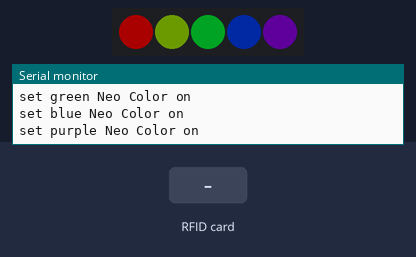
A sketch run on a simulated Arduino Uno, built for the host (arithmetic inside an expression is 32-bit, double 64-bit). Shown: 5 RGB LEDs in strip order, left to right, the last lines printed to the serial monitor. Inputs (shaded band) come from the test bench. Dim RGB values are drawn brighter than linear; EEPROM starts erased.

Above: at 8.6 s.
8.7 s: RFID card 7A 6C A2 1A held to the reader
At 10.5 s:
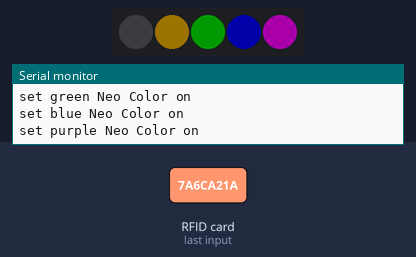
10.9 s: RFID card B6 E0 97 2B held to the reader
At 12.6 s:
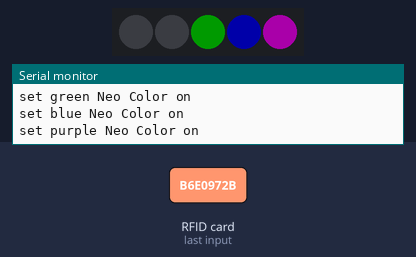
12.9 s: RFID card DB C2 43 35 held to the reader
At 14.5 s:
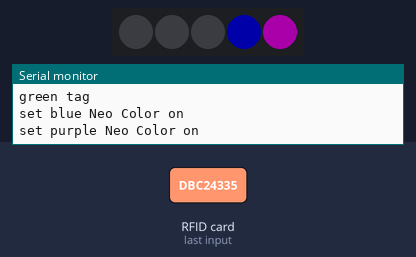
14.8 s: RFID card 7A 6C A2 1A held to the reader
At 16.5 s:
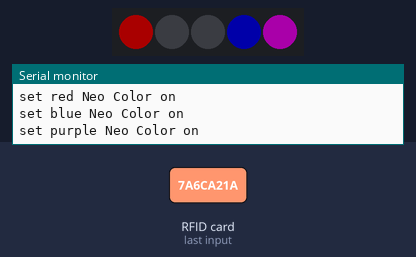
16.8 s: RFID card 5E 7A 19 C4 held to the reader
At 17.53 s:
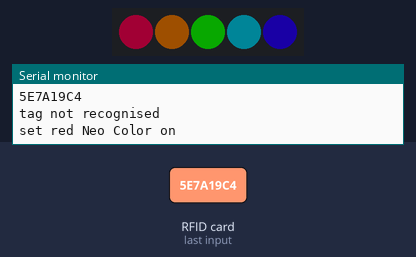
19.1 s: RFID card B6 E0 97 2B held to the reader
At 20.3 s:
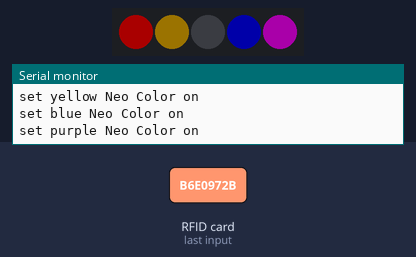
Timing chart, 0 to 22.1 s (numbered marks = the images above; inputs shaded):
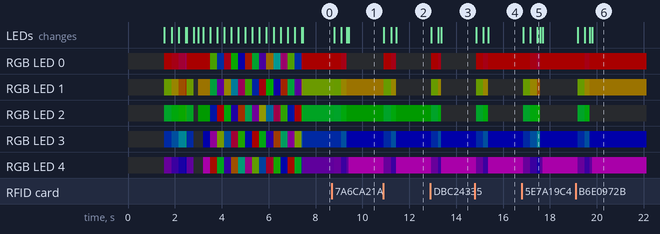

The sketch:

Activity13_6_IoT.ino
```cpp
#include <SPI.h>
#include <EEPROM.h>
#include <MFRC522.h>
#include <Adafruit_NeoPixel.h>

#include "config.h"
AdafruitIO_Feed *scannedTags = io.feed("tags");

#define EEPROM_SIZE 5

#define SS_PIN 7    // SCK pin on the QT Py ESP32-S2
#define RST_PIN A1  // A1 pin 17

MFRC522 rfid(SS_PIN, RST_PIN);

int neoPin = 8;  // A3 pin
Adafruit_NeoPixel strip = Adafruit_NeoPixel(5, neoPin, NEO_GRB + NEO_KHZ800);

byte readCard[4];
String redTagUID = "7A6CA21A";  // REPLACE this Tag ID with your Tag ID!!!
String yellowTagUID = "B6E0972B";
String greenTagUID = "DBC24335";
String blueTagUID = "399DA1A3";
String purpleTagUID = "8C4CFF4";
String tagID = "";

bool redTag;
bool yellowTag;
bool greenTag;
bool blueTag;
bool purpleTag;

void setup() {
  Serial.begin(115200);
    // connect to io.adafruit.com
  Serial.print("Connecting to Adafruit IO");
  io.connect();

  EEPROM.begin(EEPROM_SIZE);
  SPI.begin();               // init SPI bus
  Serial.setTimeout(10000);  // to wait for up to 20s in "read" functions

  // you must call this initialization function for the RFID reader!
  rfid.PCD_Init();  // MFRC522
  delay(4);

  strip.begin();
  strip.setBrightness(255);
  rainbowEffect(1, 3);
  strip.show();
  delay(300);
  rfid.PCD_DumpVersionToSerial();  // Show details of MFRC522 Card Reader
  Serial.println(F("Scan tag..."));
  strip.fill((0, 0, 0), 0);
  strip.show();

  // wait for a connection
  while(io.status() < AIO_CONNECTED) {
    Serial.print(".");
    delay(500);
  }
  Serial.println();
  Serial.println(io.statusText());

  redTag = EEPROM.read(0);
  yellowTag = EEPROM.read(1);
  greenTag = EEPROM.read(2);
  blueTag = EEPROM.read(3);
  purpleTag = EEPROM.read(4);

  setNeoColor();
}

void loop() {

  io.run();

  while (getID()) {
    Serial.println(tagID);
    // everytime a tag is scanned the NeoPixels will react
    rainbowEffect(1, 1);

    if (tagID == redTagUID) {
      tagActions('0');
    } else if (tagID == yellowTagUID) {
      tagActions('1');
    } else if (tagID == greenTagUID) {
      tagActions('2');
    } else if (tagID == blueTagUID) {
      tagActions('3');
    } else if (tagID == purpleTagUID) {
      tagActions('4');
    } else {
      rainbowEffect(1, 1);
      Serial.println("tag not recognised");
    }
    setNeoColor();
  }
}

void tagActions(char tag) {
  switch (tag) {
    case ('0'):
      Serial.println("red tag");
      redTag ^= true;
      EEPROM.write(0, redTag);
      EEPROM.commit();
      scannedTags->save(redTag);
      break;
    case ('1'):
      Serial.println("yellow tag");
      yellowTag ^= true;
      EEPROM.write(1, yellowTag);
      EEPROM.commit();
      scannedTags->save(yellowTag);
      break;
    case ('2'):
      Serial.println("green tag");
      greenTag ^= true;
      EEPROM.write(2, greenTag);
      EEPROM.commit();
      scannedTags->save(greenTag);
      break;
    case ('3'):
      Serial.println("blue tag");
      blueTag ^= true;
      EEPROM.write(3, blueTag);
      EEPROM.commit();
      scannedTags->save(blueTag);
      break;
    case ('4'):
      Serial.println("purple tag");
      purpleTag ^= true;
      EEPROM.write(4, purpleTag);
      EEPROM.commit();
      scannedTags->save(purpleTag);
      break;
    default:
      Serial.print(" ");
  }
}

void setNeoColor() {

  if (redTag == true) {
    Serial.println("set red Neo Color on");
    strip.setPixelColor(0, 255, 0, 0);
    strip.show();
    delay(100);
  } else if (redTag == false) {
    strip.setPixelColor(0, 0, 0, 0);
    strip.show();
  }

  if (yellowTag == true) {
    Serial.println("set yellow Neo Color on");
    strip.setPixelColor(1, 155, 115, 0);
    strip.show();
    delay(100);
  } else if (yellowTag == false) {
    strip.setPixelColor(1, 0, 0, 0);
    strip.show();
  }

  if (greenTag == true) {
    Serial.println("set green Neo Color on");
    strip.setPixelColor(2, 0, 150, 0);
    strip.show();
    delay(100);
  } else if (greenTag == false) {
    strip.setPixelColor(2, 0, 0, 0);
    strip.show();
  }

  if (blueTag == true) {
    Serial.println("set blue Neo Color on");
    strip.setPixelColor(3, 0, 0, 255);
    strip.show();
    delay(100);
  } else if (blueTag == false) {
    strip.setPixelColor(3, 0, 0, 0);
    strip.show();
  }

  if (purpleTag == true) {
    Serial.println("set purple Neo Color on");
    strip.setPixelColor(4, 255, 0, 255);
    strip.show();
    delay(100);
  } else if (purpleTag == false) {
    strip.setPixelColor(4, 0, 0, 0);
    strip.show();
  }

  delay(15);

  checkAllOn();
}


void checkAllOn() {
  if ((redTag == true) && (purpleTag == true) && (yellowTag == true) && (greenTag == true) && (blueTag == true)) {
    rainbowEffect(3, 5);
  }
  if ((redTag == false) && (purpleTag == false) && (yellowTag == false) && (greenTag == false) && (blueTag == false)) {
    theaterChase(strip.Color(0, 110, 127), 100);
    strip.fill((150, 150, 255), 0);
    strip.show();
  }
}

void rainbowEffect(uint8_t wait, int cycles) {
  uint16_t x, y;
  strip.setBrightness(45);
  for (y = 0; y < 256 * cycles; y++) {  // 5 cycles of all colors on wheel
    for (x = 0; x < strip.numPixels(); x++) {
      strip.setPixelColor(x, Wheel(((x * 256 / strip.numPixels()) + y) & 255));
    }
    strip.show();
    delay(wait);
  }
}

// Input a value 0 to 255 to get a color value.
// The colours are a transition r - g - b - back to r.
uint32_t Wheel(byte StripPos) {
  StripPos = 255 - StripPos;
  if (StripPos < 85) {
    return strip.Color(255 - StripPos * 3, 0, StripPos * 3);
  }
  if (StripPos < 170) {
    StripPos -= 85;
    return strip.Color(0, StripPos * 3, 255 - StripPos * 3);
  }
  StripPos -= 170;
  return strip.Color(StripPos * 3, 255 - StripPos * 3, 0);
}

boolean getID() {
  // Getting ready for Reading PICCs
  if (!rfid.PICC_IsNewCardPresent()) {  //If a new PICC placed to RFID reader continue
    return false;
  }
  if (!rfid.PICC_ReadCardSerial()) {  //Since a PICC placed get Serial and continue
    return false;
  }
  tagID = "";
  for (uint8_t i = 0; i < 4; i++) {  // The MIFARE PICCs that we use have 4 byte UID
    tagID.concat(String(rfid.uid.uidByte[i], HEX));  // Adds the 4 bytes in a single String variable
  }
  tagID.toUpperCase();
  rfid.PICC_HaltA();  // Stop reading
  return true;
}

// Theater-marquee-style chasing lights. Pass in a color (32-bit value,
// a la strip.Color(r,g,b) as mentioned above), and a delay time (in ms)
// between frames.

 void theaterChase(uint32_t color, int wait) {
  for (int a = 0; a < 10; a++) {   // Repeat 10 times...
    for (int b = 0; b < 3; b++) {  //  'b' counts from 0 to 2...
      strip.clear();               //   Set all pixels in RAM to 0 (off)
      // 'c' counts up from 'b' to end of strip in steps of 3...
      for (int c = b; c < strip.numPixels(); c += 3) {
        strip.setPixelColor(c, color);  // Set pixel 'c' to value 'color'
      }
      strip.show();  // Update strip with new contents
      delay(wait);   // Pause for a moment
    }
    strip.fill((50, 50, 50), 0);
    strip.show();
  }
}
```

config.h
```cpp
/************************ Adafruit IO Config *******************************/

// visit io.adafruit.com if you need to create an account,
// or if you need your Adafruit IO key.
#define IO_USERNAME "change"
#define IO_KEY "change"

/******************************* WIFI **************************************/

// the AdafruitIO_WiFi client will work with the following boards:
//   - HUZZAH ESP8266 Breakout -> https://www.adafruit.com/products/2471
//   - Feather HUZZAH ESP8266 -> https://www.adafruit.com/products/2821
//   - Feather HUZZAH ESP32 -> https://www.adafruit.com/product/3405
//   - Feather M0 WiFi -> https://www.adafruit.com/products/3010
//   - Feather WICED -> https://www.adafruit.com/products/3056
//   - Adafruit PyPortal -> https://www.adafruit.com/product/4116
//   - Adafruit Metro M4 Express AirLift Lite ->
//   https://www.adafruit.com/product/4000
//   - Adafruit AirLift Breakout -> https://www.adafruit.com/product/4201
//   - Adafruit AirLift Shield -> https://www.adafruit.com/product/4285
//   - Adafruit AirLift FeatherWing -> https://www.adafruit.com/product/4264

#define WIFI_SSID "change"
#define WIFI_PASS "change"

// uncomment the following line if you are using airlift
// #define USE_AIRLIFT

// uncomment the following line if you are using winc1500
// #define USE_WINC1500

// uncomment the following line if you are using mrk1010 or nano 33 iot
//#define ARDUINO_SAMD_MKR1010

// comment out the following lines if you are using fona or ethernet
#include "AdafruitIO_WiFi.h"

#if defined(USE_AIRLIFT) || defined(ADAFRUIT_METRO_M4_AIRLIFT_LITE) ||         \
    defined(ADAFRUIT_PYPORTAL)
// Configure the pins used for the ESP32 connection
#if !defined(SPIWIFI_SS) // if the wifi definition isnt in the board variant
// Don't change the names of these #define's! they match the variant ones
#define SPIWIFI SPI
#define SPIWIFI_SS 10 // Chip select pin
#define NINA_ACK 9    // a.k.a BUSY or READY pin
#define NINA_RESETN 6 // Reset pin
#define NINA_GPIO0 -1 // Not connected
#endif
AdafruitIO_WiFi io(IO_USERNAME, IO_KEY, WIFI_SSID, WIFI_PASS, SPIWIFI_SS,
                   NINA_ACK, NINA_RESETN, NINA_GPIO0, &SPIWIFI);
#else
AdafruitIO_WiFi io(IO_USERNAME, IO_KEY, WIFI_SSID, WIFI_PASS);
#endif
/******************************* FONA **************************************/

// the AdafruitIO_FONA client will work with the following boards:
//   - Feather 32u4 FONA -> https://www.adafruit.com/product/3027

// uncomment the following two lines for 32u4 FONA,
// and comment out the AdafruitIO_WiFi client in the WIFI section
// #include "AdafruitIO_FONA.h"
// AdafruitIO_FONA io(IO_USERNAME, IO_KEY);

/**************************** ETHERNET ************************************/

// the AdafruitIO_Ethernet client will work with the following boards:
//   - Ethernet FeatherWing -> https://www.adafruit.com/products/3201

// uncomment the following two lines for ethernet,
// and comment out the AdafruitIO_WiFi client in the WIFI section
// #include "AdafruitIO_Ethernet.h"
// AdafruitIO_Ethernet io(IO_USERNAME, IO_KEY);
```

Measured:
- after the input at 8.7 s, RGB LED 0: RGB(45, 0, 0) → RGB(40, 0, 5) after 0.41 s, → off 0.22 s later; RGB LED 1: RGB(18, 26, 0) → RGB(18, 27, 0) after 0.11 s, → RGB(24, 21, 0) 0.30 s later, → RGB(27, 20, 0) 0.22 s later
- after the input at 10.9 s, RGB LED 0: off → RGB(45, 0, 0) at once, → RGB(40, 0, 5) 0.30 s later, → off 0.22 s later; RGB LED 1: RGB(27, 20, 0) → RGB(18, 27, 0) at once, → RGB(24, 21, 0) 0.30 s later, → off 0.22 s later
- after the input at 12.9 s, RGB LED 0: off → RGB(45, 0, 0) at once, → RGB(40, 0, 5) 0.30 s later, → off 0.12 s later; RGB LED 1: off → RGB(18, 27, 0) at once, → RGB(24, 21, 0) 0.30 s later, → off 0.12 s later
- after the input at 14.8 s, RGB LED 0: off → RGB(45, 0, 0) after 0.05 s, → RGB(40, 0, 5) 0.30 s later, → RGB(45, 0, 0) 0.22 s later; RGB LED 1: off → RGB(18, 27, 0) after 0.05 s, → RGB(24, 21, 0) 0.30 s later, → off 0.22 s later
- after the input at 16.8 s, RGB LED 0: RGB(45, 0, 0) → RGB(40, 0, 5) after 0.37 s, → RGB(34, 0, 11) 0.30 s later, → RGB(45, 0, 0) 0.13 s later; RGB LED 1: off → RGB(18, 27, 0) after 0.06 s, → RGB(24, 21, 0) 0.30 s later, → RGB(30, 15, 0) 0.30 s later, → off 0.13 s later
- after the input at 19.1 s, RGB LED 0: RGB(45, 0, 0) → RGB(40, 0, 5) after 0.39 s, → RGB(45, 0, 0) 0.22 s later; RGB LED 1: off → RGB(18, 27, 0) after 0.09 s, → RGB(24, 21, 0) 0.30 s later, → RGB(27, 20, 0) 0.22 s later
